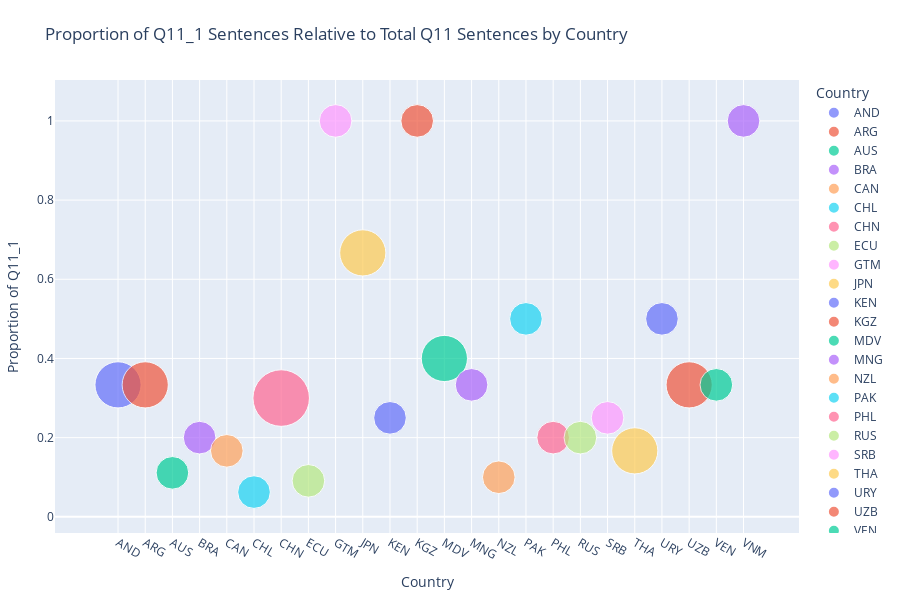

Here is the notebook cell this chart was saved with:
### Code cell
## (Visualization -I) ##

# This code filters predicted Q11-related labels from the predictions dataset,
# calculates sentence counts and proportions of given response per country,
# prepares the data for ordered plotting,
# then creates and displays a scatter plot showing the proportion of Q11_1 sentences relative to total Q11 sentences by country,
# with point sizes representing sentence counts, x-axis showing the countries and y-axis the proportion of given response to total count responses.

%run visualize_preds_props.py

### Figure 1 — Plotly figure (JSON) as saved in the notebook; plotly's stock layout.template omitted (floating-point values rounded to 4 significant figures)
{"data": [{"hovertemplate": "<b>%{hovertext}</b><br><br>Country=%{x}<br>Proportion of Q11_1=%{y}<br>Sentence Count=%{marker.size}<extra></extra>", "hovertext": ["AND"], "legendgroup": "AND", "marker": {"color": "#636efa", "size": [2], "sizemode": "area", "sizeref": 0.001875, "symbol": "circle"}, "mode": "markers", "name": "AND", "orientation": "v", "showlegend": true, "type": "scatter", "x": ["AND"], "xaxis": "x", "y": [0.3333], "yaxis": "y"}, {"hovertemplate": "<b>%{hovertext}</b><br><br>Country=%{x}<br>Proportion of Q11_1=%{y}<br>Sentence Count=%{marker.size}<extra></extra>", "hovertext": ["ARG"], "legendgroup": "ARG", "marker": {"color": "#EF553B", "size": [2], "sizemode": "area", "sizeref": 0.001875, "symbol": "circle"}, "mode": "markers", "name": "ARG", "orientation": "v", "showlegend": true, "type": "scatter", "x": ["ARG"], "xaxis": "x", "y": [0.3333], "yaxis": "y"}, {"hovertemplate": "<b>%{hovertext}</b><br><br>Country=%{x}<br>Proportion of Q11_1=%{y}<br>Sentence Count=%{marker.size}<extra></extra>", "hovertext": ["AUS"], "legendgroup": "AUS", "marker": {"color": "#00cc96", "size": [1], "sizemode": "area", "sizeref": 0.001875, "symbol": "circle"}, "mode": "markers", "name": "AUS", "orientation": "v", "showlegend": true, "type": "scatter", "x": ["AUS"], "xaxis": "x", "y": [0.1111], "yaxis": "y"}, {"hovertemplate": "<b>%{hovertext}</b><br><br>Country=%{x}<br>Proportion of Q11_1=%{y}<br>Sentence Count=%{marker.size}<extra></extra>", "hovertext": ["BRA"], "legendgroup": "BRA", "marker": {"color": "#ab63fa", "size": [1], "sizemode": "area", "sizeref": 0.001875, "symbol": "circle"}, "mode": "markers", "name": "BRA", "orientation": "v", "showlegend": true, "type": "scatter", "x": ["BRA"], "xaxis": "x", "y": [0.2], "yaxis": "y"}, {"hovertemplate": "<b>%{hovertext}</b><br><br>Country=%{x}<br>Proportion of Q11_1=%{y}<br>Sentence Count=%{marker.size}<extra></extra>", "hovertext": ["CAN"], "legendgroup": "CAN", "marker": {"color": "#FFA15A", "size": [1], "sizemode": "area", "sizeref": 0.001875, "symbol": "circle"}, "mode": "markers", "name": "CAN", "orientation": "v", "showlegend": true, "type": "scatter", "x": ["CAN"], "xaxis": "x", "y": [0.1667], "yaxis": "y"}, {"hovertemplate": "<b>%{hovertext}</b><br><br>Country=%{x}<br>Proportion of Q11_1=%{y}<br>Sentence Count=%{marker.size}<extra></extra>", "hovertext": ["CHL"], "legendgroup": "CHL", "marker": {"color": "#19d3f3", "size": [1], "sizemode": "area", "sizeref": 0.001875, "symbol": "circle"}, "mode": "markers", "name": "CHL", "orientation": "v", "showlegend": true, "type": "scatter", "x": ["CHL"], "xaxis": "x", "y": [0.0625], "yaxis": "y"}, {"hovertemplate": "<b>%{hovertext}</b><br><br>Country=%{x}<br>Proportion of Q11_1=%{y}<br>Sentence Count=%{marker.size}<extra></extra>", "hovertext": ["CHN"], "legendgroup": "CHN", "marker": {"color": "#FF6692", "size": [3], "sizemode": "area", "sizeref": 0.001875, "symbol": "circle"}, "mode": "markers", "name": "CHN", "orientation": "v", "showlegend": true, "type": "scatter", "x": ["CHN"], "xaxis": "x", "y": [0.3], "yaxis": "y"}, {"hovertemplate": "<b>%{hovertext}</b><br><br>Country=%{x}<br>Proportion of Q11_1=%{y}<br>Sentence Count=%{marker.size}<extra></extra>", "hovertext": ["ECU"], "legendgroup": "ECU", "marker": {"color": "#B6E880", "size": [1], "sizemode": "area", "sizeref": 0.001875, "symbol": "circle"}, "mode": "markers", "name": "ECU", "orientation": "v", "showlegend": true, "type": "scatter", "x": ["ECU"], "xaxis": "x", "y": [0.09091], "yaxis": "y"}, {"hovertemplate": "<b>%{hovertext}</b><br><br>Country=%{x}<br>Proportion of Q11_1=%{y}<br>Sentence Count=%{marker.size}<extra></extra>", "hovertext": ["GTM"], "legendgroup": "GTM", "marker": {"color": "#FF97FF", "size": [1], "sizemode": "area", "sizeref": 0.001875, "symbol": "circle"}, "mode": "markers", "name": "GTM", "orientation": "v", "showlegend": true, "type": "scatter", "x": ["GTM"], "xaxis": "x", "y": [1.0], "yaxis": "y"}, {"hovertemplate": "<b>%{hovertext}</b><br><br>Country=%{x}<br>Proportion of Q11_1=%{y}<br>Sentence Count=%{marker.size}<extra></extra>", "hovertext": ["JPN"], "legendgroup": "JPN", "marker": {"color": "#FECB52", "size": [2], "sizemode": "area", "sizeref": 0.001875, "symbol": "circle"}, "mode": "markers", "name": "JPN", "orientation": "v", "showlegend": true, "type": "scatter", "x": ["JPN"], "xaxis": "x", "y": [0.6667], "yaxis": "y"}, {"hovertemplate": "<b>%{hovertext}</b><br><br>Country=%{x}<br>Proportion of Q11_1=%{y}<br>Sentence Count=%{marker.size}<extra></extra>", "hovertext": ["KEN"], "legendgroup": "KEN", "marker": {"color": "#636efa", "size": [1], "sizemode": "area", "sizeref": 0.001875, "symbol": "circle"}, "mode": "markers", "name": "KEN", "orientation": "v", "showlegend": true, "type": "scatter", "x": ["KEN"], "xaxis": "x", "y": [0.25], "yaxis": "y"}, {"hovertemplate": "<b>%{hovertext}</b><br><br>Country=%{x}<br>Proportion of Q11_1=%{y}<br>Sentence Count=%{marker.size}<extra></extra>", "hovertext": ["KGZ"], "legendgroup": "KGZ", "marker": {"color": "#EF553B", "size": [1], "sizemode": "area", "sizeref": 0.001875, "symbol": "circle"}, "mode": "markers", "name": "KGZ", "orientation": "v", "showlegend": true, "type": "scatter", "x": ["KGZ"], "xaxis": "x", "y": [1.0], "yaxis": "y"}, {"hovertemplate": "<b>%{hovertext}</b><br><br>Country=%{x}<br>Proportion of Q11_1=%{y}<br>Sentence Count=%{marker.size}<extra></extra>", "hovertext": ["MDV"], "legendgroup": "MDV", "marker": {"color": "#00cc96", "size": [2], "sizemode": "area", "sizeref": 0.001875, "symbol": "circle"}, "mode": "markers", "name": "MDV", "orientation": "v", "showlegend": true, "type": "scatter", "x": ["MDV"], "xaxis": "x", "y": [0.4], "yaxis": "y"}, {"hovertemplate": "<b>%{hovertext}</b><br><br>Country=%{x}<br>Proportion of Q11_1=%{y}<br>Sentence Count=%{marker.size}<extra></extra>", "hovertext": ["MNG"], "legendgroup": "MNG", "marker": {"color": "#ab63fa", "size": [1], "sizemode": "area", "sizeref": 0.001875, "symbol": "circle"}, "mode": "markers", "name": "MNG", "orientation": "v", "showlegend": true, "type": "scatter", "x": ["MNG"], "xaxis": "x", "y": [0.3333], "yaxis": "y"}, {"hovertemplate": "<b>%{hovertext}</b><br><br>Country=%{x}<br>Proportion of Q11_1=%{y}<br>Sentence Count=%{marker.size}<extra></extra>", "hovertext": ["NZL"], "legendgroup": "NZL", "marker": {"color": "#FFA15A", "size": [1], "sizemode": "area", "sizeref": 0.001875, "symbol": "circle"}, "mode": "markers", "name": "NZL", "orientation": "v", "showlegend": true, "type": "scatter", "x": ["NZL"], "xaxis": "x", "y": [0.1], "yaxis": "y"}, {"hovertemplate": "<b>%{hovertext}</b><br><br>Country=%{x}<br>Proportion of Q11_1=%{y}<br>Sentence Count=%{marker.size}<extra></extra>", "hovertext": ["PAK"], "legendgroup": "PAK", "marker": {"color": "#19d3f3", "size": [1], "sizemode": "area", "sizeref": 0.001875, "symbol": "circle"}, "mode": "markers", "name": "PAK", "orientation": "v", "showlegend": true, "type": "scatter", "x": ["PAK"], "xaxis": "x", "y": [0.5], "yaxis": "y"}, {"hovertemplate": "<b>%{hovertext}</b><br><br>Country=%{x}<br>Proportion of Q11_1=%{y}<br>Sentence Count=%{marker.size}<extra></extra>", "hovertext": ["PHL"], "legendgroup": "PHL", "marker": {"color": "#FF6692", "size": [1], "sizemode": "area", "sizeref": 0.001875, "symbol": "circle"}, "mode": "markers", "name": "PHL", "orientation": "v", "showlegend": true, "type": "scatter", "x": ["PHL"], "xaxis": "x", "y": [0.2], "yaxis": "y"}, {"hovertemplate": "<b>%{hovertext}</b><br><br>Country=%{x}<br>Proportion of Q11_1=%{y}<br>Sentence Count=%{marker.size}<extra></extra>", "hovertext": ["RUS"], "legendgroup": "RUS", "marker": {"color": "#B6E880", "size": [1], "sizemode": "area", "sizeref": 0.001875, "symbol": "circle"}, "mode": "markers", "name": "RUS", "orientation": "v", "showlegend": true, "type": "scatter", "x": ["RUS"], "xaxis": "x", "y": [0.2], "yaxis": "y"}, {"hovertemplate": "<b>%{hovertext}</b><br><br>Country=%{x}<br>Proportion of Q11_1=%{y}<br>Sentence Count=%{marker.size}<extra></extra>", "hovertext": ["SRB"], "legendgroup": "SRB", "marker": {"color": "#FF97FF", "size": [1], "sizemode": "area", "sizeref": 0.001875, "symbol": "circle"}, "mode": "markers", "name": "SRB", "orientation": "v", "showlegend": true, "type": "scatter", "x": ["SRB"], "xaxis": "x", "y": [0.25], "yaxis": "y"}, {"hovertemplate": "<b>%{hovertext}</b><br><br>Country=%{x}<br>Proportion of Q11_1=%{y}<br>Sentence Count=%{marker.size}<extra></extra>", "hovertext": ["THA"], "legendgroup": "THA", "marker": {"color": "#FECB52", "size": [2], "sizemode": "area", "sizeref": 0.001875, "symbol": "circle"}, "mode": "markers", "name": "THA", "orientation": "v", "showlegend": true, "type": "scatter", "x": ["THA"], "xaxis": "x", "y": [0.1667], "yaxis": "y"}, {"hovertemplate": "<b>%{hovertext}</b><br><br>Country=%{x}<br>Proportion of Q11_1=%{y}<br>Sentence Count=%{marker.size}<extra></extra>", "hovertext": ["URY"], "legendgroup": "URY", "marker": {"color": "#636efa", "size": [1], "sizemode": "area", "sizeref": 0.001875, "symbol": "circle"}, "mode": "markers", "name": "URY", "orientation": "v", "showlegend": true, "type": "scatter", "x": ["URY"], "xaxis": "x", "y": [0.5], "yaxis": "y"}, {"hovertemplate": "<b>%{hovertext}</b><br><br>Country=%{x}<br>Proportion of Q11_1=%{y}<br>Sentence Count=%{marker.size}<extra></extra>", "hovertext": ["UZB"], "legendgroup": "UZB", "marker": {"color": "#EF553B", "size": [2], "sizemode": "area", "sizeref": 0.001875, "symbol": "circle"}, "mode": "markers", "name": "UZB", "orientation": "v", "showlegend": true, "type": "scatter", "x": ["UZB"], "xaxis": "x", "y": [0.3333], "yaxis": "y"}, {"hovertemplate": "<b>%{hovertext}</b><br><br>Country=%{x}<br>Proportion of Q11_1=%{y}<br>Sentence Count=%{marker.size}<extra></extra>", "hovertext": ["VEN"], "legendgroup": "VEN", "marker": {"color": "#00cc96", "size": [1], "sizemode": "area", "sizeref": 0.001875, "symbol": "circle"}, "mode": "markers", "name": "VEN", "orientation": "v", "showlegend": true, "type": "scatter", "x": ["VEN"], "xaxis": "x", "y": [0.3333], "yaxis": "y"}, {"hovertemplate": "<b>%{hovertext}</b><br><br>Country=%{x}<br>Proportion of Q11_1=%{y}<br>Sentence Count=%{marker.size}<extra></extra>", "hovertext": ["VNM"], "legendgroup": "VNM", "marker": {"color": "#ab63fa", "size": [1], "sizemode": "area", "sizeref": 0.001875, "symbol": "circle"}, "mode": "markers", "name": "VNM", "orientation": "v", "showlegend": true, "type": "scatter", "x": ["VNM"], "xaxis": "x", "y": [1.0], "yaxis": "y"}], "layout": {"height": 600, "legend": {"itemsizing": "constant", "title": {"text": "Country"}, "tracegroupgap": 0}, "margin": {"b": 40, "l": 40, "r": 40, "t": 80}, "title": {"text": "Proportion of Q11_1 Sentences Relative to Total Q11 Sentences by Country"}, "xaxis": {"anchor": "y", "categoryarray": ["AND", "ARG", "AUS", "BRA", "CAN", "CHL", "CHN", "ECU", "GTM", "JPN", "KEN", "KGZ", "MDV", "MNG", "NZL", "PAK", "PHL", "RUS", "SRB", "THA", "URY", "UZB", "VEN", "VNM"], "categoryorder": "array", "domain": [0, 1], "title": {"text": "Country"}}, "yaxis": {"anchor": "x", "domain": [0, 1], "title": {"text": "Proportion of Q11_1"}}}}
